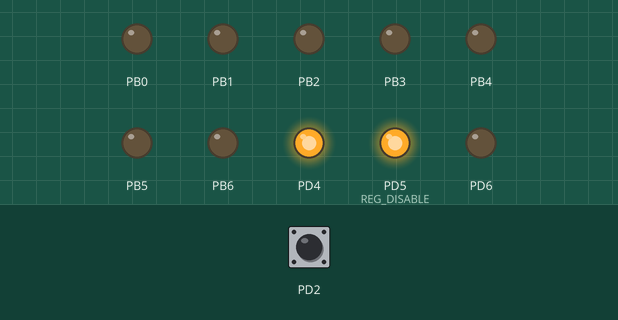
Recording of a program running on a simulated ATtiny4313, built with avr-gcc and emulated at 1 MHz. On the bench: output pins drawn as LEDs (lit = HIGH). Dashed ring = blinking. Inputs (shaded band) come from the test bench; at power-on: PD2 LOW.

Above: at 1.2 s.
1.3 s: PD2 driven HIGH
At 2.1 s:
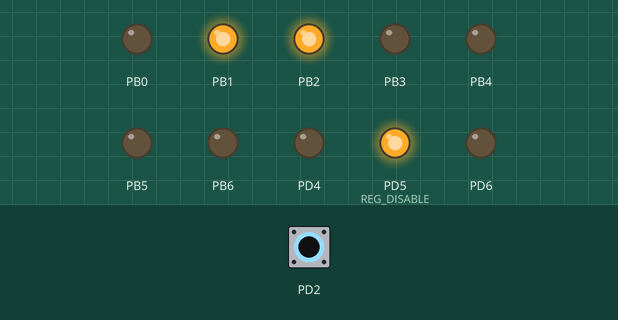
2.8 s: PD2 pulsed LOW 5 times (0.12 s each, 0.3 s apart)
At 3.07 s:
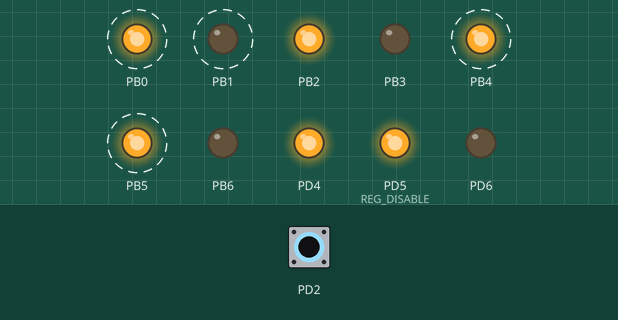
5.8 s: PD2 pulsed LOW 2 times (0.12 s each, 0.3 s apart)
At 6.6 s:
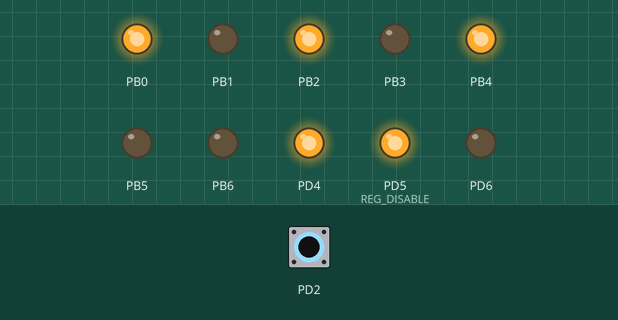
Timing chart, 0 to 8.8 s (numbered marks = the images above; inputs shaded):
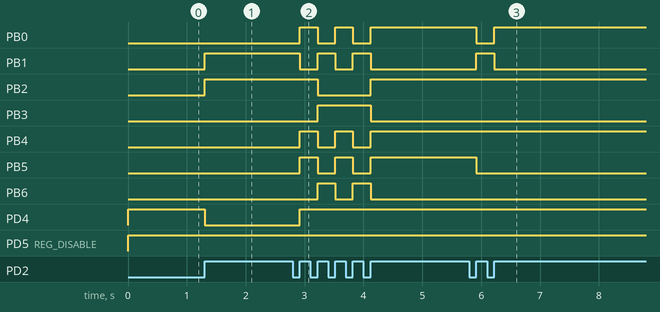

Measured:
- after the input at 1.3 s, PB1, PB2: LOW → HIGH at once; PD4: HIGH → LOW at once
- after the input at 2.8 s, PB0: alternates HIGH for 0.30 s and LOW for 0.30 s, 5 changes in all, then stays HIGH, starting after 0.12 s; PB1: alternates HIGH for 0.30 s and LOW for 0.30 s, 5 changes in all, then stays LOW, starting after 0.12 s
- after the input at 5.8 s, PB0: HIGH → LOW after 0.12 s, → HIGH 0.30 s later; PB1: LOW → HIGH after 0.12 s, → LOW 0.30 s later; PB5: HIGH → LOW after 0.12 s

The program:

main.c
```c
/*
 * SeedGenerator.c
 *
 * Created: 11/6/2022 12:10:15 PM
 * Author : crash
 */

#define F_CPU 1000000
#include <avr/io.h>
#include <avr/interrupt.h>
#include <util/delay.h>

#define SEED1_ON		PORTB |= (1<<PORTB0)
#define SEED2_ON		PORTB |= (1<<PORTB1)
#define SEED3_ON		PORTB |= (1<<PORTB2)
#define SEED4_ON		PORTB |= (1<<PORTB3)
#define SEED5_ON		PORTB |= (1<<PORTB4)
#define SEED6_ON		PORTB |= (1<<PORTB5)
#define SEED7_ON		PORTB |= (1<<PORTB6)
#define SEED8_ON		PORTB |= (1<<PORTB7)
#define REGCLEAR_OFF	PORTD |= (1<<PORTD4)
#define REG_DISABLE		PORTD |= (1<<PORTD5)

#define SEED1_OFF		PORTB &= ~(1<<PORTB0)
#define SEED2_OFF		PORTB &= ~(1<<PORTB1)
#define SEED3_OFF		PORTB &= ~(1<<PORTB2)
#define SEED4_OFF		PORTB &= ~(1<<PORTB3)
#define SEED5_OFF		PORTB &= ~(1<<PORTB4)
#define SEED6_OFF		PORTB &= ~(1<<PORTB5)
#define SEED7_OFF		PORTB &= ~(1<<PORTB6)
#define SEED8_OFF		PORTB &= ~(1<<PORTB7)
#define REGCLEAR_ACTIVE		PORTD &= ~(1<<PORTD4)
#define REG_ENABLE		PORTD &= ~(1<<PORTD5)

#define SEED1_TOGGLE		PORTB ^= (1<<PORTB0)
#define SEED2_TOGGLE		PORTB ^= (1<<PORTB1)
#define SEED3_TOGGLE		PORTB ^= (1<<PORTB2)
#define SEED4_TOGGLE		PORTB ^= (1<<PORTB3)
#define SEED5_TOGGLE		PORTB ^= (1<<PORTB4)
#define SEED6_TOGGLE		PORTB ^= (1<<PORTB5)
#define SEED7_TOGGLE		PORTB ^= (1<<PORTB6)
#define SEED8_TOGGLE		PORTD ^= (1<<PORTD6)

#define MASK0	0b1

/*	PB0	seed1
	PB1	seed2
	PB2	seed3
	PB3	seed4
	PB4	seed5
	PB5	seed6
	PB6	seed7
	PD6	seed8
	PD4 reg_clear (ACTIVE LOW)
	PD5	reg_enable

*/
volatile uint8_t counter = 0;
volatile uint8_t seed1	=	0b10101010; //170
volatile uint8_t seed2	=	0b01010101; //85
volatile uint8_t seed3	=	0b11100011; //227
volatile uint8_t seed4	=	0b00011100; //28
volatile uint8_t seed5	=	0b11101010; //234
volatile uint8_t seed6	=	0b00101010; //42
volatile uint8_t seed7	=	0b00010100; //20
volatile uint8_t seed8	=	0b10010110; //150


ISR(INT0_vect)
{
	if (counter < 16){
		if(counter == 0x0){
			REGCLEAR_ACTIVE;
		}else if(counter == 0x1){
			REGCLEAR_OFF;
		}

		if(seed1 & MASK0){
			SEED1_ON;
		}else{
			SEED1_OFF;
			}
		if(seed2 & MASK0){
			SEED2_ON;
		}else{
			SEED2_OFF;
			}
		if(seed3 & MASK0){
			SEED3_ON;
		}else{
			SEED3_OFF;
			}
		if(seed4 & MASK0){
			SEED4_ON;
		}else{
			SEED4_OFF;
			}
		if(seed5 & MASK0){
			SEED5_ON;
		}else{
			SEED5_OFF;
			}
		if(seed6 & MASK0){
			SEED6_ON;
		}else{
			SEED6_OFF;
			}
		if(seed7 & MASK0){
			SEED7_ON;
		}else{
			SEED7_OFF;
			}
		if(seed8 & MASK0){
			SEED8_ON;
		}else{
			SEED8_OFF;
			}
		//increment counter and shift seeds
		counter++;
		seed1 = seed1>>1;
		seed2 = seed2>>1;
		seed3 = seed3>>1;
		seed4 = seed4>>1;
		seed5 = seed5>>1;
		seed6 = seed6>>1;
		seed7 = seed7>>1;
		seed8 = seed8>>1;
		}else{
			//set seeds to Hi-Z state
			DDRB &= ~(1<<DDB0)&~(1<<DDB1)&~(1<<DDB2)&~(1<<DDB3)&~(1<<DDB4)&~(1<<DDB5)&~(1<<DDB6);
			DDRD &= ~(1<<DDD6);
			PORTB &= ~(1<<PORTB0)&~(1<<PORTB1)&~(1<<PORTB2)&~(1<<PORTB3)&~(1<<PORTB4)&~(1<<PORTB5)&~(1<<PORTB6);
			PORTD &= ~(1<<PORTD6);
			//enable shift registers
			REG_ENABLE;

		}

	}


int main (void){


	//enable ports as outputs
	DDRB |= (1<<DDB0)|(1<<DDB1)|(1<<DDB2)|(1<<DDB3)|(1<<DDB4)|(1<<DDB5)|(1<<DDB6);
	DDRD |= (1<<DDD4)|(1<<DDD5)|(1<<DDD6);
	//set starting states
	REG_DISABLE;
	REGCLEAR_OFF;

	SEED1_OFF;
	SEED1_OFF;
	SEED3_OFF;
	SEED4_OFF;
	SEED5_OFF;
	SEED6_OFF;
	SEED7_OFF;
	SEED8_OFF;

	// turn on interrupts!
	GIMSK  |= (1<<INT0);

	// interrupt on INT0 pin rising edge (sensor triggered)
	MCUCR = (1<<ISC01) | (1<<ISC00);
	sei();


	while (1) {

	}
}
```
